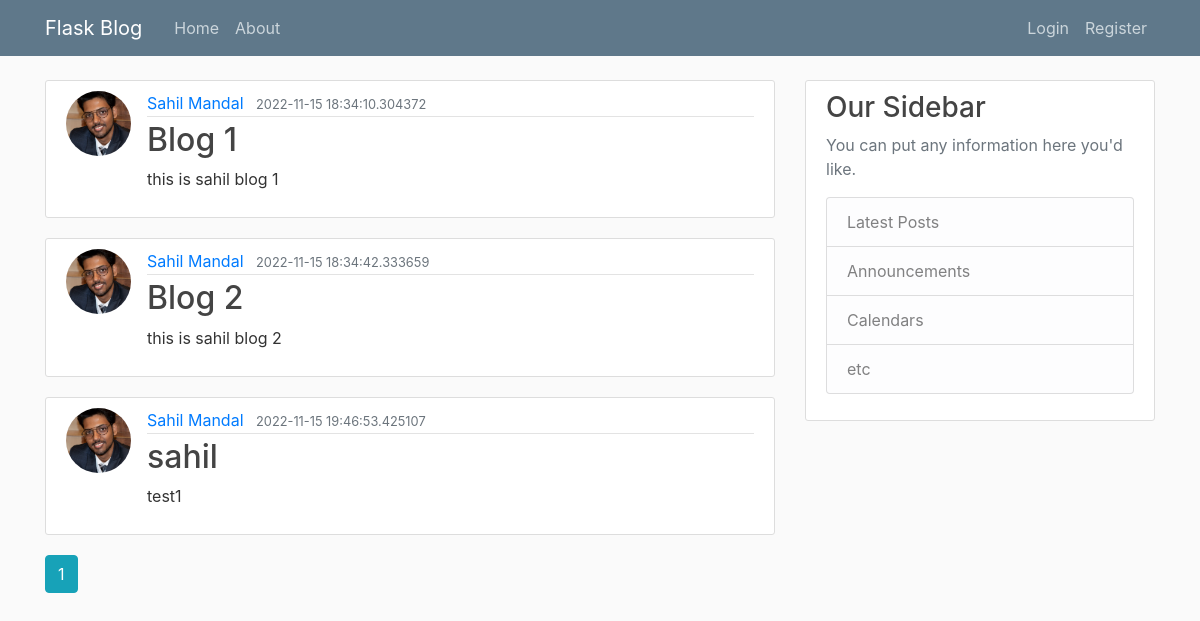
Page /home on the earlier database version.
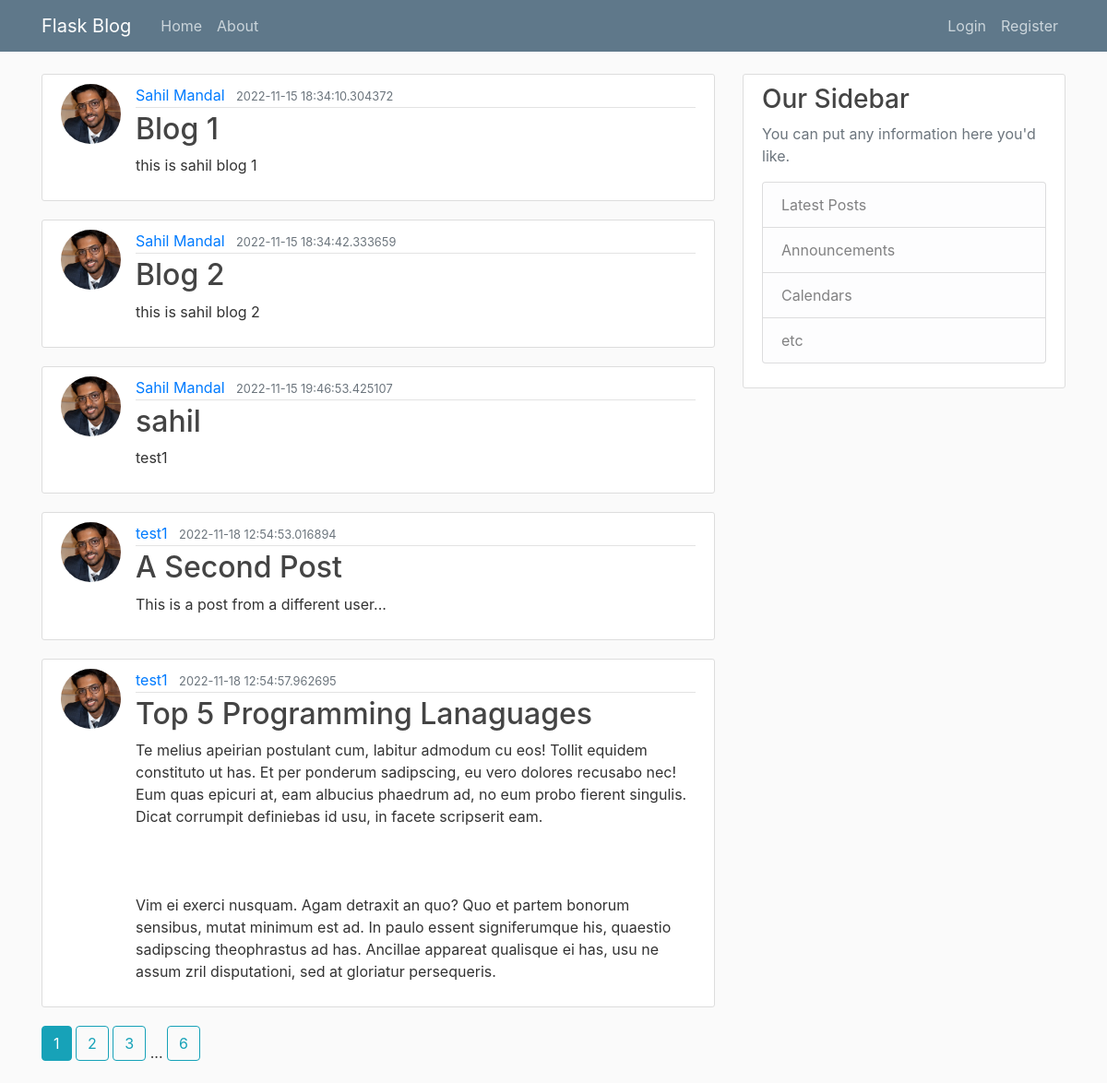
Same page on the later database version.
### blog/models.py (models this page shows, shortened)
class Post(db.Model,UserMixin):
    id = db.Column(db.Integer,primary_key=True)
    title = db.Column(db.String(100),nullable=False)
    content =db.Column(db.Text,nullable=False)
    date_posted = db.Column(db.DateTime,nullable=False,default=datetime.utcnow)
    user_Id= db.Column(db.Integer,db.ForeignKey('user.id'),nullable=False)

class User(db.Model,UserMixin):
    id = db.Column(db.Integer,primary_key=True)
    username= db.Column(db.String(20),unique=True,nullable=False)
    email= db.Column(db.String(120),unique=True,nullable=False)
    password=db.Column(db.String(60),nullable=False)
    image_file= db.Column(db.String(20),default='default.jpg',nullable=False)
    post=db.relationship('Post',backref='author',lazy=True)

### blog/routes.py (the view)
@app.route("/")
@app.route("/home")
def home():
    page= request.args.get('page',1,type=int)
    posts=Post.query.paginate(per_page=5)
    return render_template('home.html', posts=posts)

### blog/templates/home.html
{% extends "base.html" %} {% block content %} {% for post in posts.items %}
<article class="media content-section">
    <img class="rounded-circle article-img" src="{{url_for('static',filename='profile_pic/' + post.author.image_file)}}">
    <div class="media-body">
        <div class="article-metadata">
            <a class="mr-2" href="{{url_for('user_post',username=post.author.username)}}">{{ post.author.username }}</a>
            <small class="text-muted">{{ post.date_posted }}</small>
        </div>
        <h2><a class="article-title" href="{{url_for('post',post_id=post.id)}}">{{ post.title }}</a></h2>
        <p class="article-content">{{ post.content }}</p>
    </div>
</article>
{% endfor %} {% for page_num in posts.iter_pages(left_edge=1,right_edge=1,left_current=1,right_current=2) %} {% if page_num %} {% if page_num==posts.page %}
<a class="btn btn-info mb-4" href="{{url_for('home', page=page_num)}}">{{page_num}}</a> {% else %}
<a class="btn btn-outline-info mb-4" href="{{url_for('home', page=page_num)}}">{{page_num}}</a> {% endif %} {% else %} ... {% endif %} {% endfor %} {% endblock %}

Differences in the rows shown:
added Post: image_file (placeholder picture), author.username "test1", date_posted "2022-11-18 12:54:53.016894", title "A Second Post", content "This is a post from a different user..."
added Post: image_file (placeholder picture), author.username "test1", date_posted "2022-11-18 12:54:57.962695", title "Top 5 Programming Lanaguages", content "Te melius apeirian postulant cum, labitur admodum cu eos! Tollit equidem constituto ut has. Et per ponderum sadipscing, eu vero dolores recusabo nec! Eum quas epicuri at, eam albucius phaedrum ad, no eum probo fierent singulis. Dicat corrumpit definiebas id usu, in facete scripserit eam. Vim ei exerci nusquam. Agam detraxit an quo? Quo et partem bonorum sensibus, mutat minimum est ad. In paulo essent signiferumque his, quaestio sadipscing theophrastus ad has. Ancillae appareat qualisque ei has, usu ne assum zril disputationi, sed at gloriatur persequeris."
Other differences:
new list line: "2"
new list line: "3"
new list line: "6"
